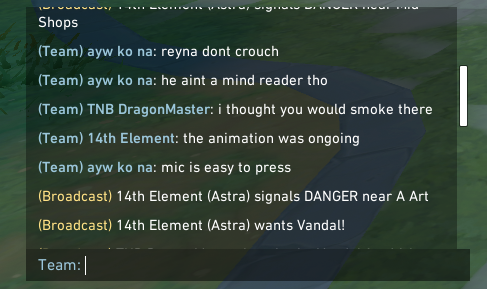
#> input picture src/report/notebook/1.png, 487 x 289 px
$ jupyter execute helper.ipynb
#> lines starting #> are read from the running program, lines starting #| are printed output that depends on the picture; after the words box and inside, x2 and y2 are one past the last pixel; in counts of white or black regions, pixels touching at a corner belong together
#> in get_lines_needed, raw_image is the input picture: shape (289, 487, 3); mean B, G, R 57, 66.6, 51.5
# Reading a Screenshot using OCR
Computer Vision

## Requirements for this notebook
- [pytesseract](https://pypi.org/project/pytesseract/)
- [tesseract](https://github.com/UB-Mannheim/tesseract/wiki) (for Windows)
- [cv2](https://pypi.org/project/opencv-python/)
- [numpy](https://pypi.org/project/numpy/)

[cell 1]
from matplotlib import pyplot as plt # For developing only
import cv2
import pytesseract
import re
import numpy as np

For showing the image in the notebook

[cell 2]
def show_image(image, title=None, conversion=cv2.COLOR_BGR2RGB): # To be used in Jupyter Notebook only

    # Converts from one colour space to the other. this is needed as RGB
    # is not the default colour space for OpenCV
    image = cv2.cvtColor(image, conversion)

    # Show the image
    plt.imshow(image)

    # remove the axis / ticks for a clean looking image
    plt.xticks([])
    plt.yticks([])

    # if a title is provided, show it
    if title is not None:
        plt.title(title)

    plt.show()

### Steps to execute the reading of a screenshot
1. Import the required libraries
2. Read the image using cv2
3. Use function preprocessing() to convert the image to grayscale and add a threshold
4. Before using the read_photo() function and pass the image as a parameter. (make sure to change the path to the tesseract.exe file). This will get all the text from the image.
5. Lastly, to get the desired test use the get_lines_needed() function and pass the text as a parameter. This will return a list of strings, contains the important information from the image.

[cell 3]
def preprocessing(img):
    """Converts the image to grayscale and add Threshold"""

    # This enhances the image
    dst = cv2.detailEnhance(img, sigma_s=10, sigma_r=0.15) # This enhances the detail of the photo
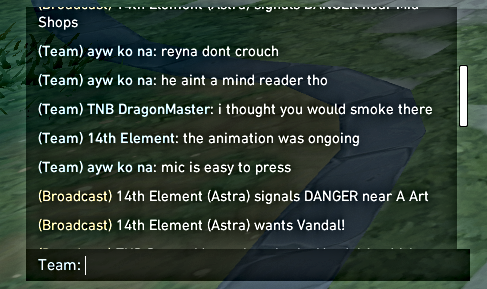
#> dst: shape (289, 487, 3); mean B, G, R 52.6, 62.1, 47.8

    # This converts the image to grayscale
    gray = cv2.cvtColor(dst, cv2.COLOR_BGR2GRAY) # Converts to grayscale
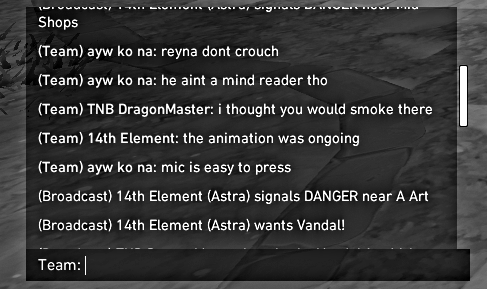
#> gray: shape (289, 487); min 0, max 255, mean 56.8

    t,thresh = cv2.threshold(gray, 0, 255,cv2.ADAPTIVE_THRESH_GAUSSIAN_C | cv2.THRESH_OTSU)# Add threshold
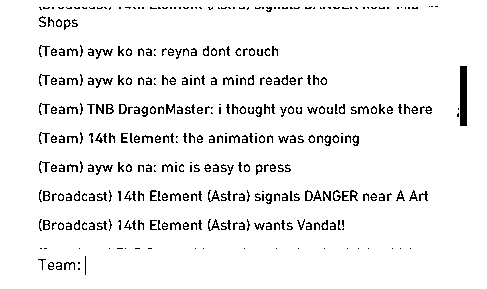
#> thresh: shape (289, 487); 94.1% white; black in thin lines or dots, all inside (x1, y1, x2, y2) = (38, 6, 467, 275)
#> t = 136
    # invert the threshold
    thresh = cv2.bitwise_not(thresh)

    # This is the kernel used for dilation and erosion of the image to remove noise and enhances the
    kernel = np.ones((1, 1), np.int8)
    # dilate the image
    dilete = cv2.dilate(thresh,kernel,iterations = 3)
    # expand the layer or the dark spot
    # This is for debugging purposes
    show_image(img, "Original")
    show_image(dst, "Enhanced")
    show_image(gray, "Gray")
    show_image(thresh, "Gray + Threshold")
    show_image(dilete, "Gray + Threshold + Dilated")


    return dilete

[cell 4]
def read_photo(image):
    """Reads the image and returns the text in the image"""
    # this is the path to the tesseract executable file
    pytesseract.pytesseract.tesseract_cmd = r"C:\Program Files\Tesseract-OCR\tesseract.exe"
    text = pytesseract.image_to_string(image)
    return text

[cell 5]
def get_lines_needed(raw_image):
    """Returns the lines needed for the report"""
    # Regex pattern to get the lines needed
    # Read the image using imread
    raw_image = cv2.imread("1.png")

    # Regex pattern to get the lines needed
    pattern1= re.compile(r"(\(Team\) ([A-Za-z0-9\! ]+\w): ([A-Za-z0-9\! ]+\w))") # Format: (Team) username: message
    pattern2= re.compile(r"(\(Party\) ([A-Za-z0-9\! ]+\w): ([A-Za-z0-9\! ]+\w))")
    pattern3= re.compile(r"([A-Za-z0-9\! \(\)]+\w)")

    # Preprocessing the image to make it clear for the detection and read it properly
    prepro = preprocessing(raw_image)

    # Read the image and split it by lines to make it a array
    lines = read_photo(prepro).split("\n")
    # Get the lines needed for the report
    team= [line for line in lines if pattern1.match(line)]
    party= [line for line in lines if pattern2.match(line)]
    alls= [line for line in lines if pattern3.match(line)]

    # Return the lines needed
    return (team, party, alls)

[cell 6]
get_lines_needed("1.png")
#> (the call stopped at in read_photo, `text = pytesseract.image_to_string(image)`: pytesseract is not available in this run)

[cell 7]
get_lines_needed("4.png")
#> (the call stopped at in read_photo, `text = pytesseract.image_to_string(image)`: pytesseract is not available in this run)

$ run again, with src/report/notebook/2.png copied over src/report/notebook/1.png
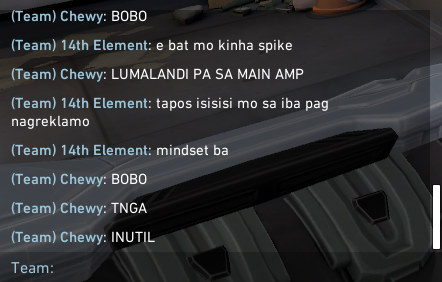
#> input picture src/report/notebook/2.png, 442 x 282 px
#> in get_lines_needed, raw_image is the input picture: shape (282, 442, 3); mean B, G, R 50.4, 49, 48
#> in preprocessing, `dst = cv2.detailEnhance(img, sigma_s=10, sigma_r=0.15)`:
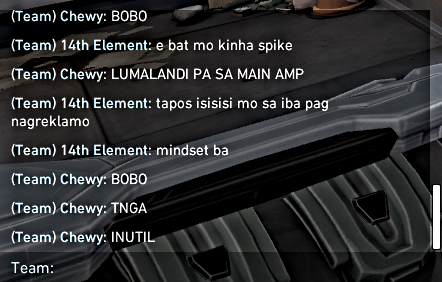
#> dst: shape (282, 442, 3); mean B, G, R 47.6, 46.6, 46
#> in preprocessing, `t,thresh = cv2.threshold(gray, 0, 255,cv2.ADAPTIVE_THRESH_GAUSSIAN_C |..`:
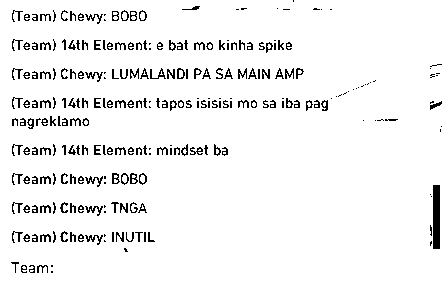
#> thresh: shape (282, 442); 94.3% white; black in thin lines or dots
#> t = 128
#> image: shape (282, 442, 3); 5.7% white in thin lines or dots

$ run again, with src/report/notebook/3.png copied over src/report/notebook/1.png
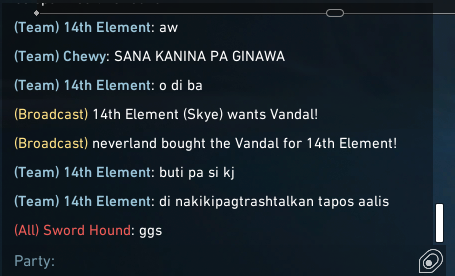
#> input picture src/report/notebook/3.png, 455 x 276 px
#> in get_lines_needed, raw_image is the input picture: shape (276, 455, 3); mean B, G, R 43.4, 35.4, 24.9
#> in preprocessing, `gray = cv2.cvtColor(dst, cv2.COLOR_BGR2GRAY)`:
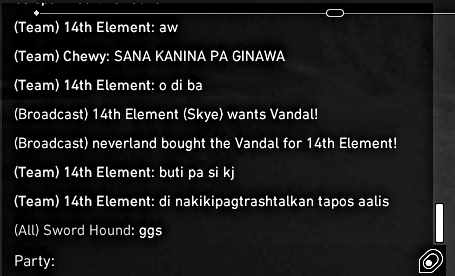
#> gray: shape (276, 455); min 0, max 255, mean 28.7
#> in preprocessing, `t,thresh = cv2.threshold(gray, 0, 255,cv2.ADAPTIVE_THRESH_GAUSSIAN_C |..`:
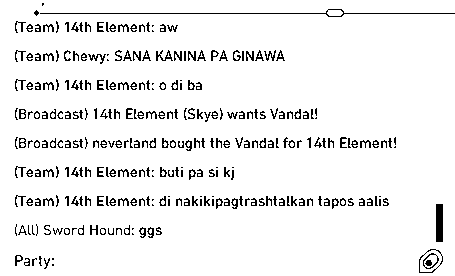
#> thresh: shape (276, 455); 93.5% white; black in thin lines or dots
#> t = 113
#> image: shape (276, 455, 3); 6.5% white in thin lines or dots
